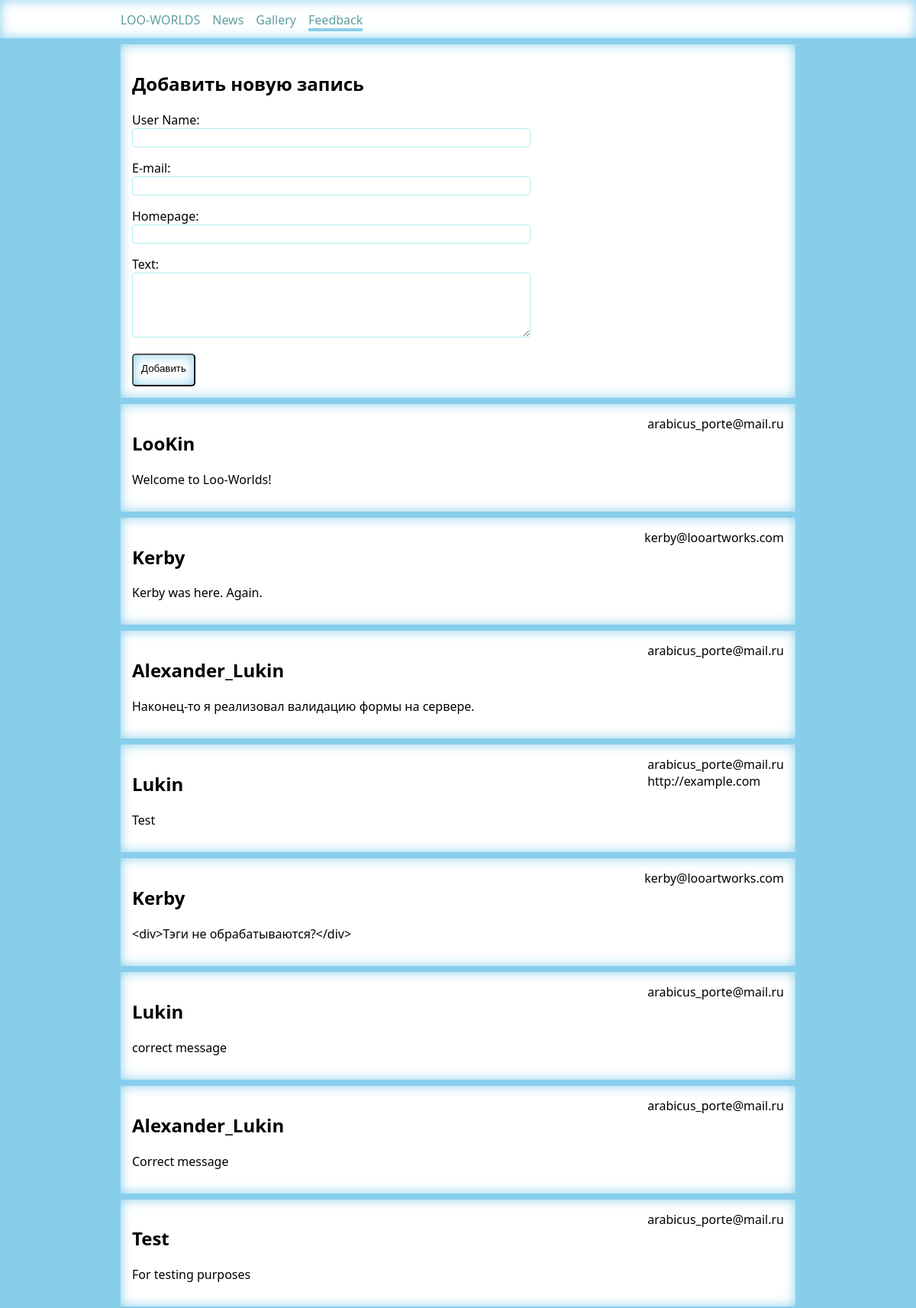
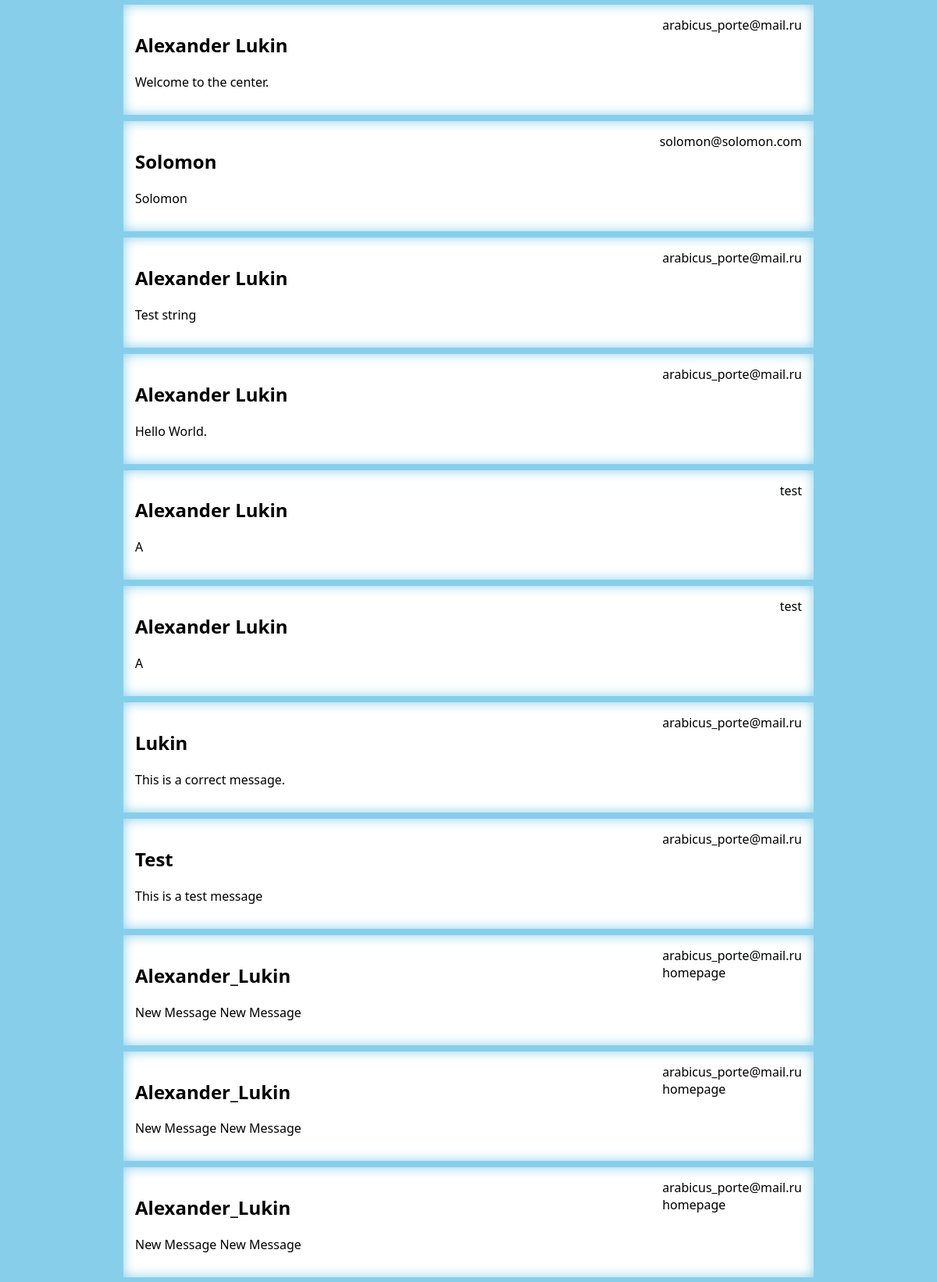
Page /feedback.php (upper part) on the committed database (2 pictures, top to bottom).
### tables this page shows
CREATE TABLE `guestbook` (
  `id` int(11) NOT NULL,
  `user_ip` varchar(200) NOT NULL,
  `user_browser` varchar(200) NOT NULL,
  `user_name` varchar(200) NOT NULL,
  `email` varchar(200) NOT NULL,
  `homepage` varchar(200) DEFAULT NULL,
  `message` text NOT NULL
);

### feedback.php (the view, shortened to what this page needs)
<?php
    require_once 'components\menu-header.php';
    require_once 'components\connection.php';
?>
<!doctype HTML>
<html>
    <head>
        <link rel="stylesheet" href="style/style.css" />
    </head>
    <body>
        <div class="main_wrapper">
            <div class="article_wrapper">
                <div class="content_widget">
                    <h2>Добавить новую запись</h2>
                    <form method="POST">
                        <p>User Name:<br>
                        <input type="text" name="user_name" size="40" class="textbox" />
                        </p>
                        <p>E-mail: <br>
                        <input type="text" name="email" size="40" class="textbox" />
                        </p>
                        <p>Homepage: <br>
                        <input type="text" name="homepage" size="40" class="textbox" />
                        </p>
                        <p>Text: <br>
                        <textarea name="message" cols="40" rows="5" class="textbox"></textarea>
                        </p>
                        <input type="submit" value="Добавить" class="button" id="submit_button" />
                    </form>
                </div>
                <?php
                    $link = mysqli_connect($host, $user, $password, $database)
                    or die("Ошибка " . mysqli_error($link));
                    $query ="SELECT `user_name`, `email`, `homepage`, `message` FROM `guestbook` ORDER BY id DESC";
                    $result = mysqli_query($link, $query) or die("Ошибка " . mysqli_error($link));
                ?>
                <?php
                    while($row = $result->fetch_array(MYSQLI_ASSOC)) {
                        echo "<div class='content_widget'><h2 style='float: left;'>" . $row['user_name'] . "</h2>";
                        echo "<div style='float: right;'>" . $row['email'] . "<br />" . $row['homepage'] . "</div>";
                        echo "<p style='clear: both;'>" . $row['message'] . "</p></div>";
                    }
                ?>
            </div>
        </div>
    </body>
</html>

### style/style.css (style rules this page uses)
body { background-color: skyblue; margin: 0 auto; font-family: 'Segoe UI', Tahoma, Geneva, Verdana, sans-serif; }
.content_widget { background-color: white; margin: 8px; padding: 15px; box-shadow: skyblue 0 0 15px inset; position: relative; }
.main_wrapper { width: 1300px; margin: 0px auto; clear: both; }
.article_wrapper { width: 75%; float: left; }
.textbox { border: none; border: ridge 1px paleturquoise; border-radius: 4px; padding: 4px; right: 10px; width: 60%; }
.button { display: inline; padding: 10px; padding-bottom: 14px; background-color: white; box-shadow: skyblue 0 0 15px inset; border-radius: 5px; transition: 0.5s; }
@media screen and (max-width: 1320px) { .main_wrapper { width: 900px; } }
@media screen and (max-width: 1320px) { .article_wrapper { width: 100%; float: none; clear: both; } }

### rows in the picture
guestbook: user_name "LooKin", email "arabicus_porte@mail.ru", message "Welcome to Loo-Worlds!"
guestbook: user_name "Kerby", email "kerby@looartworks.com", message "Kerby was here. Again."
guestbook: user_name "Alexander_Lukin", email "arabicus_porte@mail.ru", message "Наконец-то я реализовал валидацию формы на сервере."
guestbook: user_name "Lukin", email "arabicus_porte@mail.ru", homepage "http://example.com", message "Test"
guestbook: user_name "Kerby", email "kerby@looartworks.com", message "<div>Тэги не обрабатываются?</div>"
guestbook: user_name "Lukin", email "arabicus_porte@mail.ru", message "correct message"
guestbook: user_name "Alexander_Lukin", email "arabicus_porte@mail.ru", message "Correct message"
guestbook: user_name "Test", email "arabicus_porte@mail.ru", message "For testing purposes"
guestbook: user_name "Alexander Lukin", email "arabicus_porte@mail.ru", message "Welcome to the center."
guestbook: user_name "Solomon", email "solomon@solomon.com", message "Solomon"
guestbook: user_name "Alexander Lukin", email "arabicus_porte@mail.ru", message "Test string"
guestbook: user_name "Alexander Lukin", email "arabicus_porte@mail.ru", message "Hello World."
guestbook: user_name "Alexander Lukin", email "test", message "A"
guestbook: user_name "Alexander Lukin", email "test", message "A"
guestbook: user_name "Lukin", email "arabicus_porte@mail.ru", message "This is a correct message."
guestbook: user_name "Test", email "arabicus_porte@mail.ru", message "This is a test message"
guestbook: user_name "Alexander_Lukin", email "arabicus_porte@mail.ru", homepage "homepage", message "New Message New Message"
guestbook: user_name "Alexander_Lukin", email "arabicus_porte@mail.ru", homepage "homepage", message "New Message New Message"
guestbook: user_name "Alexander_Lukin", email "arabicus_porte@mail.ru", homepage "homepage", message "New Message New Message"
